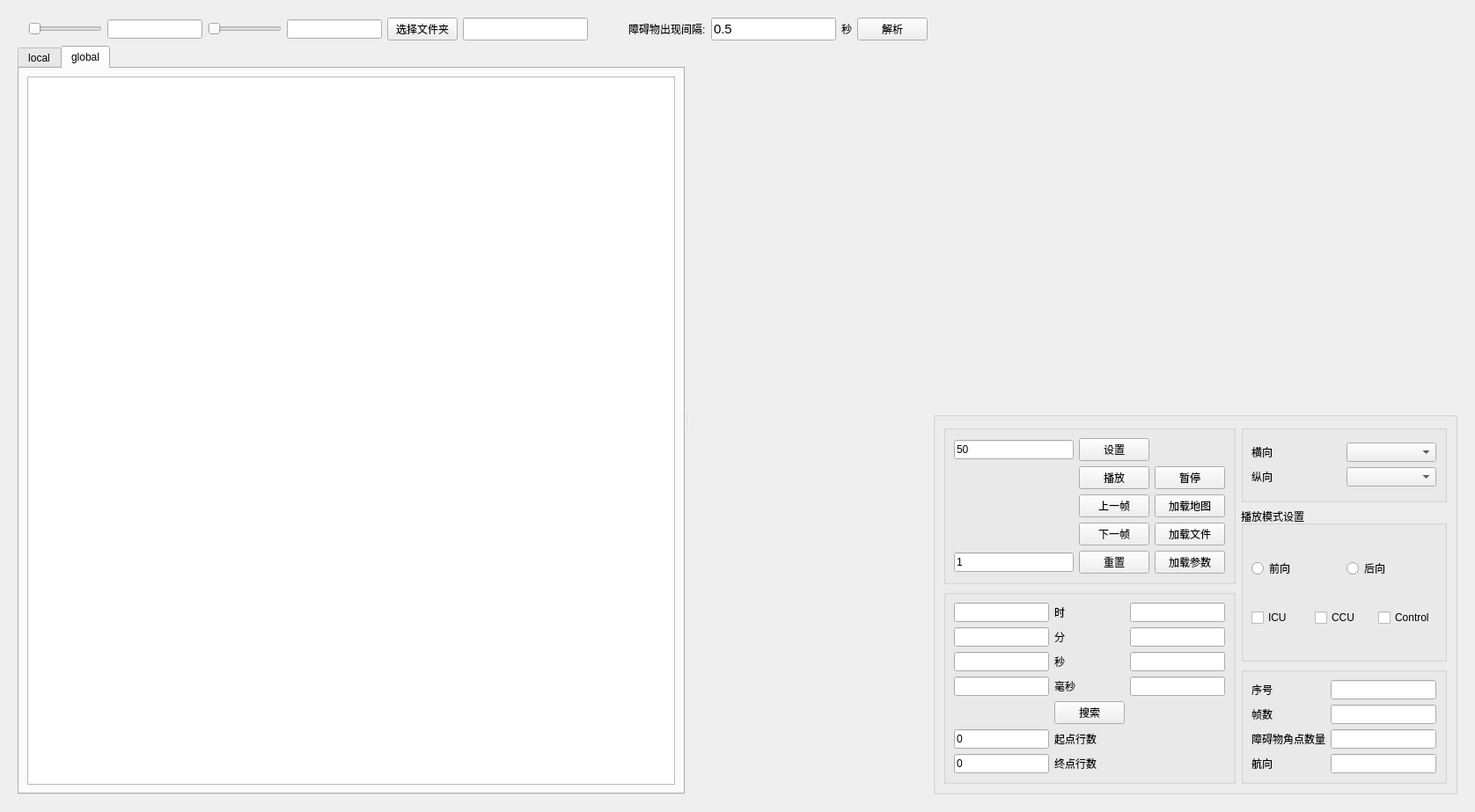
<?xml version="1.0" encoding="UTF-8"?>
<ui version="4.0">
 <class>Widget</class>
 <widget class="QWidget" name="Widget">
  <property name="geometry">
   <rect>
    <x>0</x>
    <y>0</y>
    <width>1676</width>
    <height>923</height>
   </rect>
  </property>
  <property name="windowTitle">
   <string>LogAnalysisTool</string>
  </property>
  <layout class="QGridLayout" name="gridLayout_11">
   <item row="0" column="0">
    <widget class="QWidget" name="centralwidget" native="true">
     <property name="minimumSize">
      <size>
       <width>0</width>
       <height>901</height>
      </size>
     </property>
     <layout class="QGridLayout" name="gridLayout">
      <item row="0" column="3" rowspan="2">
       <widget class="QCustomPlot" name="control_plot" native="true"/>
      </item>
      <item row="1" column="0" rowspan="2" colspan="3">
       <widget class="QSplitter" name="splitter">
        <property name="orientation">
         <enum>Qt::Horizontal</enum>
        </property>
        <widget class="QTabWidget" name="tabWidget">
         <property name="currentIndex">
          <number>1</number>
         </property>
         <widget class="QWidget" name="tab_1">
          <attribute name="title">
           <string>local</string>
          </attribute>
          <layout class="QGridLayout" name="gridLayout_2">
           <item row="0" column="0">
            <widget class="ChartView" name="chartview"/>
           </item>
          </layout>
         </widget>
         <widget class="QWidget" name="tab_2">
          <attribute name="title">
           <string>global</string>
          </attribute>
          <layout class="QGridLayout" name="gridLayout_10">
           <item row="0" column="0">
            <widget class="ChartView" name="globalview_icu"/>
           </item>
          </layout>
         </widget>
        </widget>
        <widget class="QCustomPlot" name="prediction_plot" native="true"/>
       </widget>
      </item>
      <item row="0" column="2">
       <layout class="QHBoxLayout" name="horizontalLayout_2">
        <item>
         <layout class="QHBoxLayout" name="horizontalLayout_9">
          <item>
           <widget class="QSlider" name="horizontalSlider_local">
            <property name="orientation">
             <enum>Qt::Horizontal</enum>
            </property>
           </widget>
          </item>
          <item>
           <widget class="QLineEdit" name="objSizeLocal"/>
          </item>
          <item>
           <layout class="QHBoxLayout" name="horizontalLayout_globalobj">
            <item>
             <widget class="QSlider" name="horizontalSlider_global">
              <property name="orientation">
               <enum>Qt::Horizontal</enum>
              </property>
             </widget>
            </item>
            <item>
             <widget class="QLineEdit" name="objSizeGlobal"/>
            </item>
            <item>
             <layout class="QHBoxLayout" name="horizontalLayout">
              <item>
               <widget class="QPushButton" name="pushButton_inputdir">
                <property name="text">
                 <string>选择文件夹</string>
                </property>
               </widget>
              </item>
              <item>
               <widget class="QLineEdit" name="lineEdit_dir">
                <property name="font">
                 <font>
                  <pointsize>11</pointsize>
                 </font>
                </property>
                <property name="focusPolicy">
                 <enum>Qt::NoFocus</enum>
                </property>
               </widget>
              </item>
              <item>
               <spacer name="horizontalSpacer">
                <property name="orientation">
                 <enum>Qt::Horizontal</enum>
                </property>
                <property name="sizeHint" stdset="0">
                 <size>
                  <width>40</width>
                  <height>20</height>
                 </size>
                </property>
               </spacer>
              </item>
              <item>
               <widget class="QLabel" name="label_6">
                <property name="text">
                 <string>障碍物出现间隔:</string>
                </property>
               </widget>
              </item>
              <item>
               <widget class="QLineEdit" name="interval_2">
                <property name="font">
                 <font>
                  <pointsize>11</pointsize>
                 </font>
                </property>
                <property name="focusPolicy">
                 <enum>Qt::ClickFocus</enum>
                </property>
                <property name="text">
                 <string>0.5</string>
                </property>
               </widget>
              </item>
              <item>
               <widget class="QLabel" name="label_7">
                <property name="text">
                 <string>秒</string>
                </property>
               </widget>
              </item>
              <item>
               <widget class="QPushButton" name="pushButton_analysis">
                <property name="text">
                 <string>解析</string>
                </property>
               </widget>
              </item>
             </layout>
            </item>
           </layout>
          </item>
         </layout>
        </item>
       </layout>
      </item>
      <item row="2" column="3">
       <widget class="QGroupBox" name="groupBox">
        <property name="title">
         <string/>
        </property>
        <layout class="QGridLayout" name="gridLayout_4">
         <item row="1" column="1" rowspan="2">
          <widget class="QGroupBox" name="groupBox_6">
           <property name="title">
            <string>播放模式设置</string>
           </property>
           <layout class="QGridLayout" name="gridLayout_13">
            <item row="0" column="0">
             <layout class="QHBoxLayout" name="horizontalLayout_3">
              <item>
               <widget class="QRadioButton" name="radioButton_front">
                <property name="text">
                 <string>前向</string>
                </property>
               </widget>
              </item>
              <item>
               <widget class="QRadioButton" name="radioButton_back">
                <property name="text">
                 <string>后向</string>
                </property>
               </widget>
              </item>
             </layout>
            </item>
            <item row="1" column="0">
             <layout class="QHBoxLayout" name="horizontalLayout_4">
              <item>
               <widget class="QCheckBox" name="checkBox_icu">
                <property name="text">
                 <string>ICU</string>
                </property>
               </widget>
              </item>
              <item>
               <widget class="QCheckBox" name="checkBox_prediction">
                <property name="text">
                 <string>CCU</string>
                </property>
               </widget>
              </item>
              <item>
               <widget class="QCheckBox" name="checkBox_control">
                <property name="text">
                 <string>Control</string>
                </property>
               </widget>
              </item>
             </layout>
            </item>
           </layout>
          </widget>
         </item>
         <item row="2" column="0" rowspan="2">
          <widget class="QGroupBox" name="groupBox_5">
           <property name="title">
            <string/>
           </property>
           <layout class="QGridLayout" name="gridLayout_12">
            <item row="0" column="0">
             <layout class="QGridLayout" name="gridLayout_6">
              <item row="5" column="1">
               <widget class="QLabel" name="label_start">
                <property name="text">
                 <string>起点行数</string>
                </property>
               </widget>
              </item>
              <item row="0" column="1">
               <widget class="QLabel" name="label_hour">
                <property name="text">
                 <string>时</string>
                </property>
               </widget>
              </item>
              <item row="1" column="1">
               <widget class="QLabel" name="label_min">
                <property name="text">
                 <string>分</string>
                </property>
               </widget>
              </item>
              <item row="6" column="0">
               <widget class="QLineEdit" name="lineEdit_end">
                <property name="focusPolicy">
                 <enum>Qt::ClickFocus</enum>
                </property>
                <property name="text">
                 <string>0</string>
                </property>
               </widget>
              </item>
              <item row="3" column="0">
               <widget class="QLineEdit" name="lineEdit_msec">
                <property name="focusPolicy">
                 <enum>Qt::ClickFocus</enum>
                </property>
               </widget>
              </item>
              <item row="3" column="1">
               <widget class="QLabel" name="label_msec">
                <property name="text">
                 <string>毫秒</string>
                </property>
               </widget>
              </item>
              <item row="2" column="1">
               <widget class="QLabel" name="label_sec">
                <property name="text">
                 <string>秒</string>
                </property>
               </widget>
              </item>
              <item row="4" column="1">
               <widget class="QPushButton" name="pushButton_search">
                <property name="text">
                 <string>搜索</string>
                </property>
               </widget>
              </item>
              <item row="5" column="0">
               <widget class="QLineEdit" name="lineEdit_start">
                <property name="focusPolicy">
                 <enum>Qt::ClickFocus</enum>
                </property>
                <property name="text">
                 <string>0</string>
                </property>
               </widget>
              </item>
              <item row="0" column="0">
               <widget class="QLineEdit" name="lineEdit_hour">
                <property name="focusPolicy">
                 <enum>Qt::ClickFocus</enum>
                </property>
               </widget>
              </item>
              <item row="1" column="0">
               <widget class="QLineEdit" name="lineEdit_min">
                <property name="focusPolicy">
                 <enum>Qt::ClickFocus</enum>
                </property>
               </widget>
              </item>
              <item row="6" column="1">
               <widget class="QLabel" name="label_end">
                <property name="text">
                 <string>终点行数</string>
                </property>
               </widget>
              </item>
              <item row="2" column="0">
               <widget class="QLineEdit" name="lineEdit_sec">
                <property name="focusPolicy">
                 <enum>Qt::ClickFocus</enum>
                </property>
               </widget>
              </item>
              <item row="0" column="2">
               <widget class="QLineEdit" name="lineEdit_ctrl_hour"/>
              </item>
              <item row="1" column="2">
               <widget class="QLineEdit" name="lineEdit_ctrl_min"/>
              </item>
              <item row="2" column="2">
               <widget class="QLineEdit" name="lineEdit_ctrl_sec"/>
              </item>
              <item row="3" column="2">
               <widget class="QLineEdit" name="lineEdit_ctrl_msec"/>
              </item>
             </layout>
            </item>
           </layout>
          </widget>
         </item>
         <item row="0" column="0" rowspan="2">
          <widget class="QGroupBox" name="groupBox_2">
           <property name="title">
            <string/>
           </property>
           <layout class="QGridLayout" name="gridLayout_9">
            <item row="0" column="0">
             <layout class="QGridLayout" name="gridLayout_3">
              <item row="2" column="2">
               <widget class="QPushButton" name="pushButton_loadmap">
                <property name="text">
                 <string>加载地图</string>
                </property>
               </widget>
              </item>
              <item row="0" column="0">
               <widget class="QLineEdit" name="interval">
                <property name="focusPolicy">
                 <enum>Qt::ClickFocus</enum>
                </property>
                <property name="text">
                 <string>50</string>
                </property>
               </widget>
              </item>
              <item row="1" column="1">
               <widget class="QPushButton" name="pushButton_play">
                <property name="text">
                 <string>播放</string>
                </property>
               </widget>
              </item>
              <item row="1" column="2">
               <widget class="QPushButton" name="pushButton_pause">
                <property name="text">
                 <string>暂停</string>
                </property>
               </widget>
              </item>
              <item row="3" column="2">
               <widget class="QPushButton" name="pushButton_loadfile">
                <property name="text">
                 <string>加载文件</string>
                </property>
               </widget>
              </item>
              <item row="0" column="1">
               <widget class="QPushButton" name="pushButton_set">
                <property name="text">
                 <string>设置</string>
                </property>
               </widget>
              </item>
              <item row="3" column="1">
               <widget class="QPushButton" name="pushButton_next">
                <property name="text">
                 <string>下一帧</string>
                </property>
               </widget>
              </item>
              <item row="2" column="1">
               <widget class="QPushButton" name="pushButton_pre">
                <property name="text">
                 <string>上一帧</string>
                </property>
               </widget>
              </item>
              <item row="4" column="1">
               <widget class="QPushButton" name="pushButton_reset">
                <property name="text">
                 <string>重置</string>
                </property>
               </widget>
              </item>
              <item row="4" column="2">
               <widget class="QPushButton" name="pushButton_param">
                <property name="text">
                 <string>加载参数</string>
                </property>
               </widget>
              </item>
              <item row="4" column="0">
               <widget class="QLineEdit" name="lineEdit_num">
                <property name="text">
                 <string>1</string>
                </property>
               </widget>
              </item>
             </layout>
            </item>
           </layout>
          </widget>
         </item>
         <item row="0" column="1">
          <widget class="QGroupBox" name="groupBox_4">
           <property name="title">
            <string/>
           </property>
           <layout class="QGridLayout" name="gridLayout_8">
            <item row="0" column="0">
             <layout class="QGridLayout" name="gridLayout_7">
              <item row="0" column="1">
               <widget class="MultiSelectComboBox" name="comboBox_horizontal"/>
              </item>
              <item row="0" column="0">
               <widget class="QLabel" name="label_2">
                <property name="text">
                 <string>横向</string>
                </property>
               </widget>
              </item>
              <item row="1" column="0">
               <widget class="QLabel" name="label_3">
                <property name="text">
                 <string>纵向</string>
                </property>
               </widget>
              </item>
              <item row="1" column="1">
               <widget class="MultiSelectComboBox" name="comboBox_vertical"/>
              </item>
             </layout>
            </item>
           </layout>
          </widget>
         </item>
         <item row="3" column="1">
          <widget class="QGroupBox" name="groupBox_3">
           <property name="title">
            <string/>
           </property>
           <layout class="QGridLayout" name="gridLayout_5">
            <item row="0" column="0">
             <layout class="QFormLayout" name="formLayout_2">
              <item row="0" column="0">
               <widget class="QLabel" name="label_index">
                <property name="text">
                 <string>序号</string>
                </property>
               </widget>
              </item>
              <item row="0" column="1">
               <widget class="QLineEdit" name="lineEdit_index"/>
              </item>
              <item row="1" column="0">
               <widget class="QLabel" name="label_framecount">
                <property name="text">
                 <string>帧数</string>
                </property>
               </widget>
              </item>
              <item row="1" column="1">
               <widget class="QLineEdit" name="lineEdit_framecount"/>
              </item>
              <item row="2" column="0">
               <widget class="QLabel" name="label_obscount">
                <property name="text">
                 <string>障碍物角点数量</string>
                </property>
               </widget>
              </item>
              <item row="2" column="1">
               <widget class="QLineEdit" name="lineEdit_obscount"/>
              </item>
              <item row="3" column="0">
               <widget class="QLabel" name="label">
                <property name="text">
                 <string>航向</string>
                </property>
               </widget>
              </item>
              <item row="3" column="1">
               <widget class="QLineEdit" name="lineEdit_head"/>
              </item>
             </layout>
            </item>
           </layout>
          </widget>
         </item>
        </layout>
       </widget>
      </item>
     </layout>
    </widget>
   </item>
  </layout>
 </widget>
 <customwidgets>
  <customwidget>
   <class>ChartView</class>
   <extends>QGraphicsView</extends>
   <header>chartview.h</header>
  </customwidget>
  <customwidget>
   <class>QCustomPlot</class>
   <extends>QWidget</extends>
   <header>qcustomplot.h</header>
   <container>1</container>
  </customwidget>
  <customwidget>
   <class>MultiSelectComboBox</class>
   <extends>QComboBox</extends>
   <header location="global">MultiSelectComboBox.h</header>
  </customwidget>
 </customwidgets>
 <resources/>
 <connections/>
</ui>
